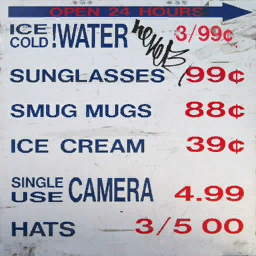
#> input picture data/Images/Image10.jpg, 256 x 256 px; its folder holds only this picture in this run
$ python imgrank.py
#> lines starting #> are read from the running program, lines starting #| are printed output that depends on the picture
from PIL import Image
from sklearn.datasets import fetch_lfw_people as LFW
import glob
import matplotlib.pyplot as pl
import numpy as np


# read image to array and convert to grayscale
files = glob.glob("data/*/*.jpg")

#Our variables
grayimg1=[]
grayimg2=[]
i = 0
s = 0
ii = 0

#Splitting the datasets into 2 parts
for img in files[:8]:
    im = np.array(Image.open(img).convert('L')) #convert to grayscale - although it looks like a heat map
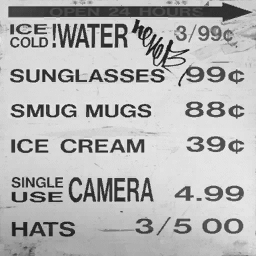
#> im: shape (256, 256); min 16, max 247, mean 181.9
    grayimg1.append(im)
#> pass 2 of the loop `for img in files[:8]:`:
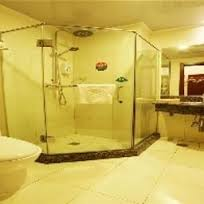
#> input picture data/Images2/Image1.jpg, 204 x 204 px
#> `im = np.array(Image.open(img).convert('L'))`:
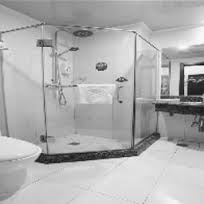
#> im: shape (204, 204); min 18, max 251, mean 174.8

for img in files[8:]:
    im = np.array(Image.open(img).convert('L')) #converts to grayscale - although it looks like a heat map
    grayimg2.append(im)


#Sorting the pictures by their sum -> darkest image first and brightest last
grayimg1 = sorted(grayimg1,key=np.sum)
#> grayimg1 = 2 items
grayimg2 = sorted(grayimg2,key=np.sum)


#Printing as gray
pl.gray()

#First dataset pictures
for im in grayimg1:
	pl.subplot(241+i)
	i += 1
	pl.imshow(im)
	pl.axis('off')
#> this loop made 2 passes
#> i on passes 1 to 2: 1, 2
#> after the loop, i = 2

pl.show()
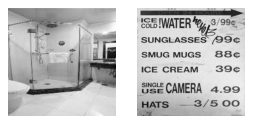
#> figure drawn by matplotlib, 2 panels

#Second dataset images
for gim in grayimg2:
	pl.subplot(241+s)
	s+=1
	pl.imshow(gim)
	pl.axis('off')
#> after the loop, s = 0

pl.show()


#Greyfaces because Anders wants it ...
#No report on this, but it is exactly the same as the previous two ...
#> (the run stopped early here; a loop or call above may not have finished)
